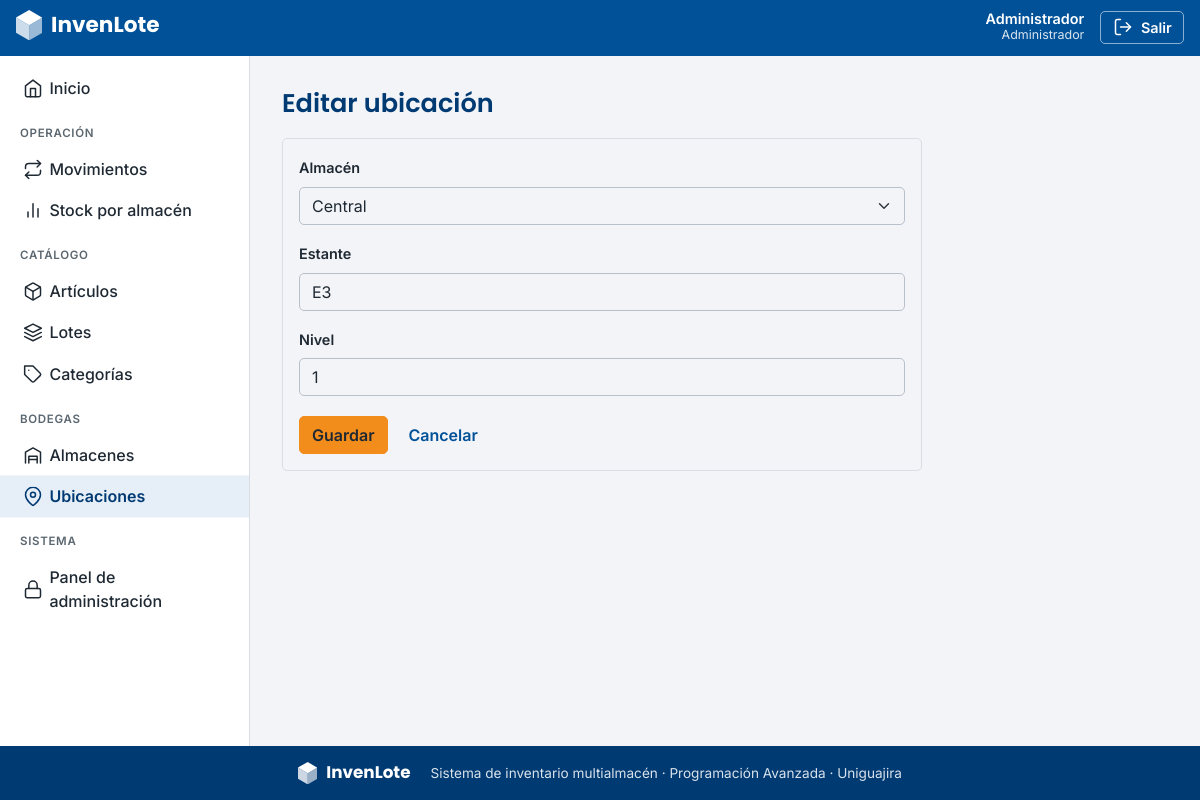
The app's page /ubicaciones/3/editar/ (signed in) with its own data.
### apps/usuarios/models.py (models this page shows, shortened)
class Usuario(AbstractUser):
    class Rol(models.TextChoices):
        ADMIN = "ADMIN", "Administrador"
        JEFE = "JEFE", "Jefe de bodega"
        BODEGUERO = "BODEGUERO", "Bodeguero"
    pk_usu_id = models.BigAutoField(primary_key=True)
    usu_rol = models.CharField("rol", max_length=10, choices=Rol.choices, default=Rol.BODEGUERO)
    class Meta:
        db_table = "tbl_usuario"
        verbose_name = "usuario"
        verbose_name_plural = "usuarios"

### apps/ubicaciones/models.py (models this page shows, shortened)
class Ubicacion(models.Model):
    pk_ubi_id = models.BigAutoField(primary_key=True)
    fk_alm = models.ForeignKey(
        "almacenes.Almacen", on_delete=models.CASCADE, related_name="ubicaciones", verbose_name="almacén"
    )
    ubi_estante = models.CharField("estante", max_length=20)
    ubi_nivel = models.CharField("nivel", max_length=20, blank=True)
    class Meta:
        db_table = "tbl_ubicacion"
        verbose_name = "ubicación"
        verbose_name_plural = "ubicaciones"

### apps/ubicaciones/views.py (the view)
# urls.py: path("<int:pk>/editar/", views.UbicacionEditar.as_view(), name="editar"),
class UbicacionEditar(PermissionRequiredMixin, SuccessMessageMixin, UpdateView):
    model = Ubicacion
    form_class = UbicacionForm
    permission_required = "ubicaciones.change_ubicacion"
    success_url = reverse_lazy("ubicaciones:lista")
    success_message = "Cambios guardados."

### apps/ubicaciones/forms.py
class UbicacionForm(BootstrapFormMixin, forms.ModelForm):
    class Meta:
        model = Ubicacion
        fields = ('fk_alm', 'ubi_estante', 'ubi_nivel',)

### apps/almacenes/models.py (called while the page is built)
    def __str__(self):
        return self.alm_nombre

### config/context.py (called while the page is built)
def rol_usuario(request):
    usuario = request.user
    if not usuario.is_authenticated:
        return {}
    return {"rol": usuario.get_usu_rol_display()}

### config/forms.py (called while the page is built)
    def full_clean(self):
        super().full_clean()
        for nombre in (self._errors or {}):
            if nombre in self.fields:
                widget = self.fields[nombre].widget
                widget.attrs["class"] = f"{widget.attrs.get('class', '')} is-invalid".strip()

### templates/ubicaciones/ubicacion_form.html (shortened to what this page needs)
{% extends "crud/formulario.html" %}
{% block titulo_pagina %}{% if object %}Editar ubicación{% else %}Nueva ubicación{% endif %}{% endblock %}
{% block cancelar %}{% url 'ubicaciones:lista' %}{% endblock %}

### templates/includes/navbar.html (shortened to what this page needs)
<header class="barra-superior">
  <div class="barra-interna">
    <a class="marca" href="{% url 'inicio' %}" aria-label="InvenLote, ir al inicio">
      {% include "includes/logo.html" with blanco=True %}
    </a>
    {% if user.is_authenticated %}
    <div class="usuario">
      <div class="usuario-datos d-none d-sm-block">
        <div class="usuario-nombre">{{ user.get_full_name|default:user.username }}</div>
        <div class="usuario-rol">{{ rol }}</div>
      </div>
      <form method="post" action="{% url 'logout' %}">
        <button type="submit" class="btn-salir">{% include "includes/icono.html" with nombre="salir" %}<span>Salir</span></button>
      </form>
    </div>
    {% endif %}
  </div>
</header>

### templates/includes/formulario.html (shortened to what this page needs)
{% for campo in form.visible_fields %}
<div class="mb-3">
  <label for="{{ campo.id_for_label }}" class="form-label">{{ campo.label }}</label>
  {{ campo }}
</div>
{% endfor %}

### static/invenlote/app.css (style rules this page uses)
:root { --il-azul: #005198; --il-azul-oscuro: #003A73; --il-naranja: #F28C1B; --il-gris: #F2F4F7; --il-texto: #1F2933; --il-suave: #5B6770; --il-borde: #D9DEE5; --il-rojo: #B3261E; --il-verde: #1E7B3A; --bs-primary: var(--il-azul); --bs-primary-rgb: 0, 81, 152; --bs-link-color: var(--il-azul); --bs-link-color-rgb: 0, 81, 152; --bs-link-hover-color: var(--il-azul-oscuro); --bs-body-color: var(--il-texto); --bs-body-bg: var(--il-gris); --bs-body-font-family: 'Inter', system-ui, -apple-system, 'Segoe UI', sans-serif; --bs-border-color: var(--il-borde); --bs-border-radius: 5px; --bs-border-radius-sm: 5px; --bs-border-radius-lg: 5px; }
body { background: var(--il-gris); color: var(--il-texto); display: flex; flex-direction: column; min-height: 100vh; }
a { text-decoration: none; }
.barra-superior { background: var(--il-azul); color: #fff; position: sticky; top: 0; z-index: 1030; }
.barra-interna { display: flex; align-items: center; gap: .75rem; padding: .6rem 1rem; max-width: 1500px; margin: 0 auto; }
.marca { color: #fff; margin-right: auto; }
.usuario { display: flex; align-items: center; gap: 1rem; }
.usuario-nombre { font-weight: 600; font-size: .9rem; line-height: 1.1; text-align: right; }
.usuario-rol { font-size: .78rem; opacity: .85; text-align: right; }
.btn-salir { background: transparent; color: #fff; border: 1px solid rgba(255,255,255,.55); border-radius: 5px; padding: .3rem .7rem; font-weight: 600; font-size: .9rem; }
.form-label { font-weight: 600; font-size: .9rem; }
.form-control, .form-select { border-radius: 5px; border-color: #B8C0CB; }

### records on screen
Usuario: get_full_name "Administrador", first_name "Administrador"
Ubicacion: visible_fields "Central" "E3" "1"

### other values on screen
{{ campo.label }} "Almacén" "Estante" "Nivel"
